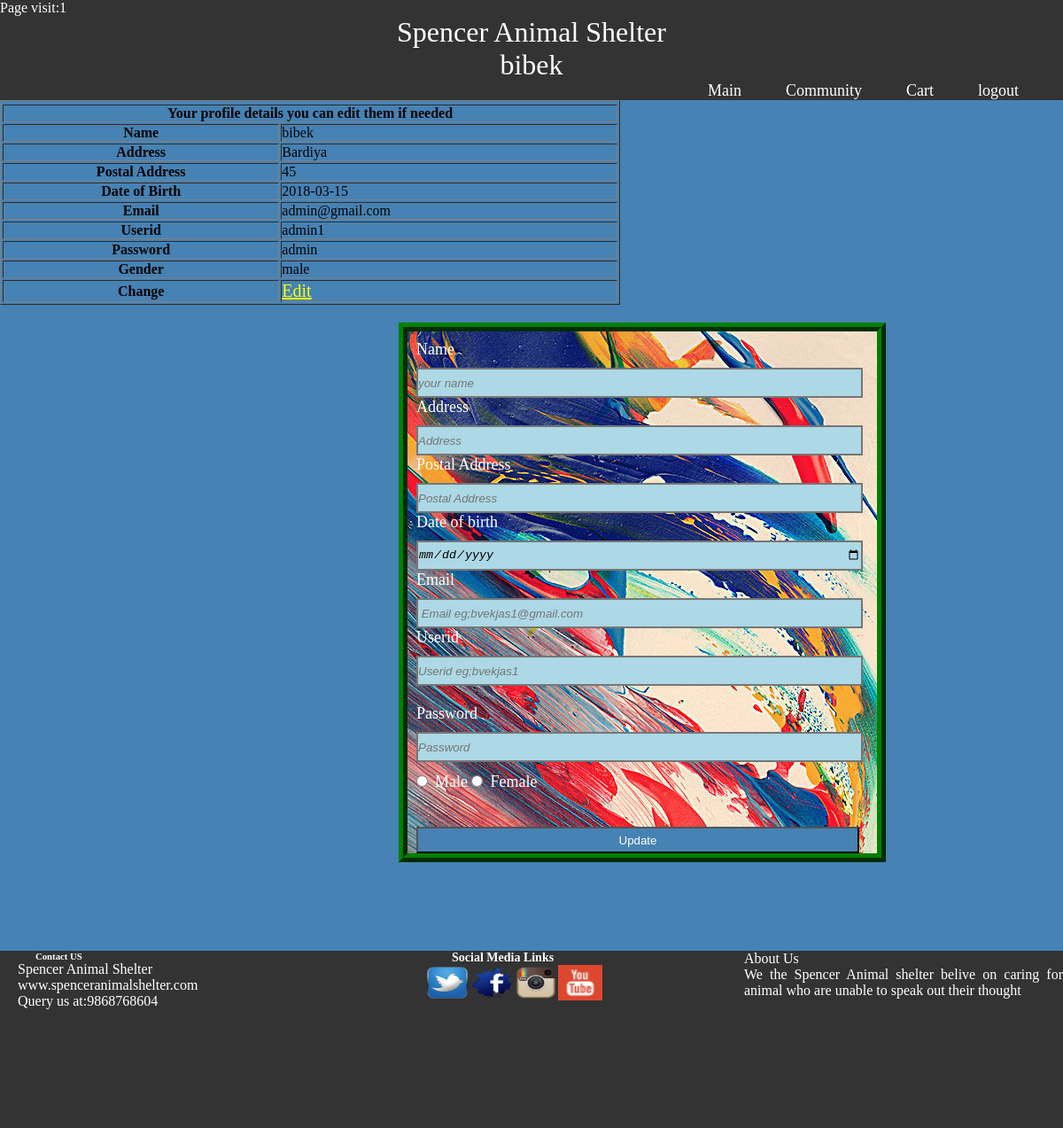
Screenshot of /profile.php (signed in) with the database file from the repository.
### tables this page shows
CREATE TABLE `tbl_users` (
  `id` int(11) NOT NULL,
  `name` varchar(20) NOT NULL,
  `address` varchar(50) NOT NULL,
  `postal` varchar(15) NOT NULL,
  `dob` date NOT NULL,
  `email` varchar(30) NOT NULL,
  `userid` varchar(8) NOT NULL,
  `password` varchar(10) NOT NULL,
  `gender` varchar(10) NOT NULL,
  `usertype` varchar(9) NOT NULL,
  `logindate` date NOT NULL
);

### profile.php (the view, shortened to what this page needs)
<?php
 $n ="";
 $dob = "";
 $e = "";
 $u = "";
 $p = "";
 $g = "";
?>
<!DOCTYPE html>
<html>
<head>
	<link rel="stylesheet" type="text/css" href="style.css">
</head>
<body>
 	<div id="nav">
 		<div id="visit">
    <?php
    include 'db.php';
    $qry_count="insert into tbl_counter value(1,1)";
    if($conn->query($qry_count)==false){
      $qry_count="select visit from tbl_counter where id='1'";
      $data= $conn->query($qry_count);
       $result = $data ->fetch_assoc();
         $visit= $result['visit'];
          $_SESSION['views']= $visit+1;
           $net=$_SESSION['views'];
    $qry_add="update tbl_counter set visit='$net' where id='1'";
      if($conn->query($qry_add)==true){
        echo "page vist:&nbsp" .$net
        ;
      }
  }
      else{
        echo "Page visit:1";
    }
    ?>
       </div>
	<p>Spencer Animal Shelter</p>
      <p id="name"><?php
		$id=$_SESSION['id'];
		$sel="SELECT * FROM tbl_users WHERE id = '$id'";
		$res = $conn->query($sel);
		while($data=$res->fetch_array())
			{
				echo $data['name'];
			}
			?></p>
	<ul>
		<li><a href="logout.php">logout</a></li>
		<li><a href="cart.php">Cart</a></li>
    <li><a href="community.php">Community</a></li>
		<li><a href="visit.php">Main</a></li>
		<li><a></a>
        </li>
	</ul>
  </div>
<div id="mainbody">
  <?php
  include 'db.php';
   $qry_profile="select * from tbl_users where id='$id'";
   $data = $conn->query($qry_profile);
   while($result= $data->fetch_assoc()){
   echo "<table border='' width='700' border-collapse='collapse'>
   	<tr></tr>
   	<th colspan='2'>Your profile details you can edit them if needed</th>
   <tr>
   <th>Name</th>
   <td>".$result['name']."</td>
   </tr>
   <tr>
   <th>Address</th>
   <td>".$result['address']."</td>
   </tr>
   <tr>
   <th>Postal Address</th>
   <td>".$result['postal']."</td>
   </tr>
    <tr>
   <th>Date of Birth</th>
   <td>".$result['dob']."</td>
   </tr>
   <tr>
   <th>Email</th>
   <td>".$result['email']."</td>
   </tr>
    <tr>
   <th>Userid</th>
   <td>".$result['userid']."</td>
   </tr>
   <tr>
   <th>Password</th>
   <td>".$result['password']."</td>
   </tr>
      <tr>
   <th>Gender</th>
   <td>".$result['gender']."</td>
   </tr>
   <tr>
   <th>Change</th>
   <td> <a href='profile.php?id=".$result['id']."'>Edit</a></td>
  </tr> ";
}
echo "</table>"
  ?>
  <div id="register_box">
             <form method="post" enctype="multipart/form-data">
              <label>Name</label>
    <input type="text" name="name" placeholder="your name" class="myspace" value="<?php echo $n; ?>" autofocus />
    <label>Address</label>
        <input type="text" name="address" placeholder="Address" value="<?php echo $a;?>" class="myspace" />
    <label>Postal Address</label>
        <input type="Postal" name="postal" placeholder="Postal Address" value="<?php echo $p;?>" class="myspace" />
        <label>Date of birth</label>
        <input type="Date" name="dob" placeholder="Date Of Birth" value="<?php echo $dob;?>" class="myspace" />
        <label>Email</label>
      <input type="Email" name="email" placeholder=" Email eg;bvekjas1@gmail.com" value="<?php echo $e; ?>" class="myspace" />
      <label>Userid</label>
        <input id = "txt" type="text" name="userid" placeholder="Userid eg;bvekjas1" value="<?php echo $u; ?>" class="myspace" onBlur="loadme()"/><span id = "mydiv" class = "warning"></span></br>        <label>Password</label>
      <input type="text" name="pass" placeholder="Password"  value="<?php echo $p;?>" class="myspace" />
        <div id="myspace">
        <input type="radio" name="gender" value="male" <?php if($g=="male"){ echo "checked";}?> />Male
        <input type="radio" name="gender" value="female" <?php if($g=="female"){ echo "checked";}?> / >Female
    </div>
        <input type="submit" name="update" onclick="myFunction()" value="Update" class="btn_register"/>
 </form>
</div>
	</div>
<footer>
    <div id ='fot'>
     <div id='con'>
      <h6>Contact US</h6>
      <p>Spencer Animal Shelter<P>
        <p>www.spenceranimalshelter.com</p>
        <p>Query us at:9868768604</p>
     </div>
     <div id='us'>
      <P>About Us<p>
       We the Spencer Animal shelter belive on caring for animal who are unable to speak out their thought</p>
     </div>
    <div id = "icon">
    <h6>Social Media Links</h6>
    <li><a href="www.twitter.com"><img src="icon/twt.png"></a></li>
    <li><a href="www.facebook.com"><img src="icon/facebook.png"></a></li>
    <li><a href="www.instagram.com"><img src="icon/insta.png"></a></li>
    <li><a href="www.youtube.com"><img src="icon/youtube.png"></a></li>
          </div>
        </div>
  </footer>
</body>
</html>

### style.css (style rules this page uses)
* { margin: 0; padding: 0; }
body { width:auto; height: auto; }
#visit { color:white; }
#mainbody { width:100%; height:960px; background-color: steelblue; }
#nav { width:100%; background-color: #333333; overflow:hidden; }
#nav p { color:white; padding-left: -10px; font-size: xx-large; text-align: center; }
#nav ul { list-style-type: none; overflow: hidden; margin:0; padding: 0; }
#nav li { float:right; }
#nav li a { display:inline; color:white; text-decoration: none; padding-right: 50px; font-size: large; text-align: center; }
a { color: yellow; font-size: 20px; }
#register_box form label { color: White; }
#register_box { width:520px; height:auto; margin-left: 450px; margin-top: 20px; padding-left: 10px; padding-top: 10px; font-size: 18px; border-style: ridge; border-color: green; border-width: 10px; background-size: 480px; position: absolute; background-image: url(image/register.jpg); background-size: auto; position: absolute; }
.myspace { width: 500px; height: 30px; color: black; border-style: solid; display: block; margin-top: 10px; background-color: lightblue; font-style: italic; }
#myspace { margin-top: 10px; color:white; }
#register_box .btn_register { background-color: steelblue; color: white; width: 500px; height: 30px; margin-top: 20px; }
#register_box input[type="radio"] { margin: 5px 8px 25px 0px; }
footer { width:100%; height:200px; background-color: #333333; text-align: justify; color:white; }
#icon { width: 30%; float: right; padding-left: 80px; }
#icon li { list-style-type: none; overflow: hidden; float: left; }
#icon h6 { font-size: 14px; margin-left: 30px; font-family: italic; }
#icon li a img { width:50px; height:40px; list-style-type: none; text-decoration: none; }
#con { width: 30%; float: left; }
#con h6 { margin-left: 40px }
#con p { margin-left: 20px }
#us { width: 30%; float: right; }

### rows the page displays
tbl_users: name "bibek", address "Bardiya", postal "45", dob "2018-03-15", email "admin@gmail.com", userid "admin1", password "admin", gender "male"
